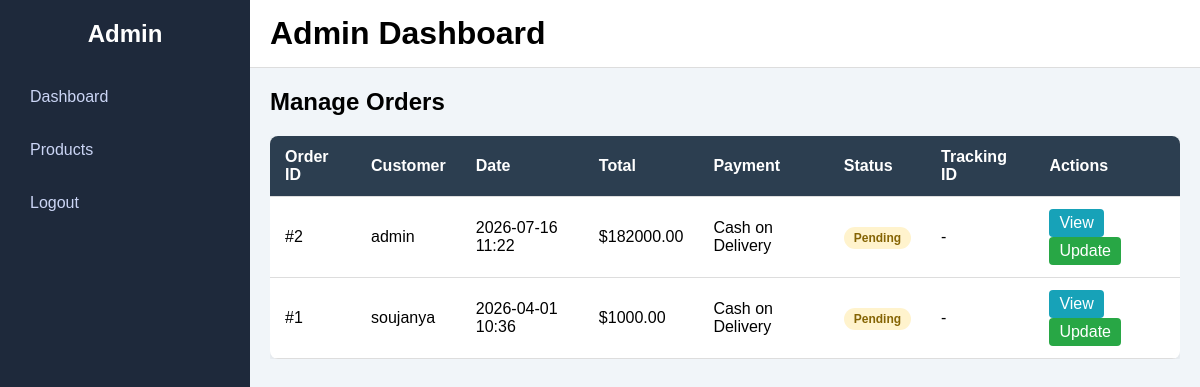
/admin-orders/ (signed in), run on the app's committed database.
### new_app/models.py (models this page shows, shortened)
class Order(models.Model):
    STATUS_CHOICES = [
        ('Pending', 'Pending'),
        ('Processing', 'Processing'),
        ('Shipped', 'Shipped'),
        ('Out for Delivery', 'Out for Delivery'),
        ('Delivered', 'Delivered'),
        ('Cancelled', 'Cancelled'),
    ]
    user = models.ForeignKey(CustomUser, on_delete=models.CASCADE)
    order_date = models.DateTimeField(auto_now_add=True)
    total_amount = models.DecimalField(max_digits=10, decimal_places=2)
    payment_method = models.CharField(max_length=50, default='Cash on Delivery')
    status = models.CharField(max_length=50, choices=STATUS_CHOICES, default='Pending')
    tracking_id = models.CharField(max_length=100, blank=True, null=True)
    tracking_details = models.TextField(blank=True, null=True)
    shipping_address = models.TextField()
    phone_number = models.CharField(max_length=15)

class CustomUser(AbstractUser):
    name = models.CharField(max_length=100, blank=True)
    gmail = models.EmailField(blank=True)
    phonenumber = models.CharField(max_length=15, blank=True)

### new_app/views.py (the view)
# urls.py: path('admin-orders/', views.admin_orders, name='admin_orders'),
@login_required
def admin_orders(request):
    if not request.user.is_superuser:
        return redirect('home')
    orders = Order.objects.all().order_by('-order_date')
    return render(request, 'admin_orders.html', {'orders': orders})

### new_app/templates/admin_orders.html (shortened to what this page needs)
{% extends 'admin_base.html' %}
{% block content %}
<div class="container">
  <div class="admin-header">
    <h2>Manage Orders</h2>
  </div>
  <div class="table-container">
    <table class="data-table">
      <thead>
        <tr>
          <th>Order ID</th>
          <th>Customer</th>
          <th>Date</th>
          <th>Total</th>
          <th>Payment</th>
          <th>Status</th>
          <th>Tracking ID</th>
          <th>Actions</th>
        </tr>
      </thead>
      <tbody>
        {% for order in orders %}
        <tr>
          <td>#{{ order.id }}</td>
          <td>{{ order.user.username }}</td>
          <td>{{ order.order_date|date:"Y-m-d H:i" }}</td>
          <td>${{ order.total_amount }}</td>
          <td>{{ order.payment_method }}</td>
          <td>
            <span class="status status-{{ order.status|lower }}">{{ order.status }}</span>
          </td>
          <td>{{ order.tracking_id|default:"-" }}</td>
          <td>
            <a href="{% url 'admin_order_detail' order.id %}" class="btn-view">View</a>
            <a href="{% url 'admin_update_order' order.id %}" class="btn-edit">Update</a>
          </td>
        </tr>
        {% empty %}
        <tr>
          <td colspan="8" class="empty-row">No orders found</td>
        </tr>
        {% endfor %}
      </tbody>
    </table>
  </div>
</div>
{% endblock %}

### static/css/admin.css (style rules this page uses)
* { margin: 0; padding: 0; box-sizing: border-box; font-family: Arial, sans-serif; }

### new_app/templates/admin_orders.html (style rules this page uses)
.table-container { overflow-x: auto; margin-top: 20px; }
.data-table { width: 100%; border-collapse: collapse; background: white; border-radius: 8px; overflow: hidden; box-shadow: 0 2px 10px rgba(0, 0, 0, 0.1); }
.data-table thead { background: #2c3e50; color: white; }
.data-table th, .data-table td { padding: 12px 15px; text-align: left; border-bottom: 1px solid #ddd; }
.status { padding: 4px 10px; border-radius: 20px; font-size: 12px; font-weight: bold; }
.status-pending { background: #fff3cd; color: #856404; }
.btn-view, .btn-edit { padding: 5px 10px; border-radius: 4px; text-decoration: none; margin-right: 5px; display: inline-block; }
.btn-view { background: #17a2b8; color: white; }
.btn-edit { background: #28a745; color: white; }

### data on the page
Order: id "2", user.username "admin", order_date "2026-07-16 11:22", total_amount "182000.00", payment_method "Cash on Delivery", status "Pending", tracking_id "-"
Order: id "1", user.username "soujanya", order_date "2026-04-01 10:36", total_amount "1000.00", payment_method "Cash on Delivery", status "Pending", tracking_id "-"
